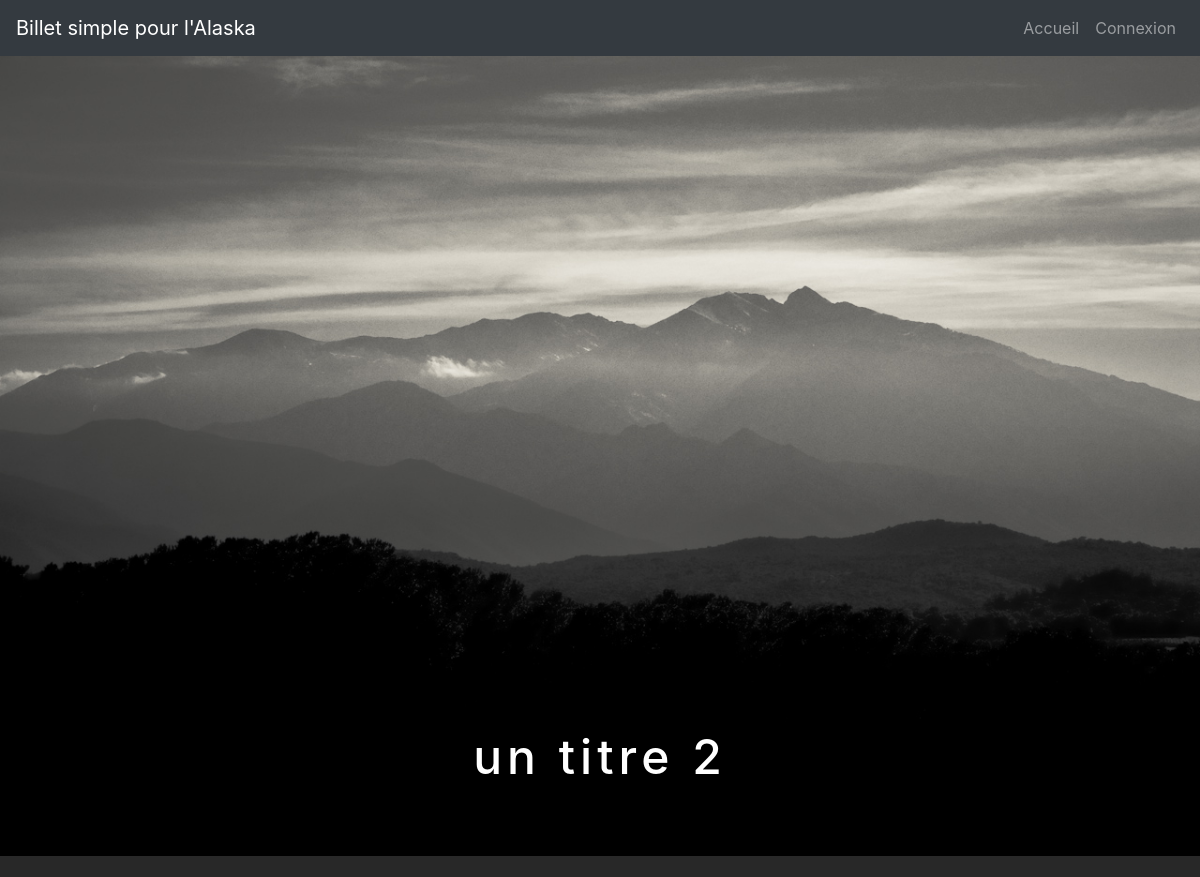
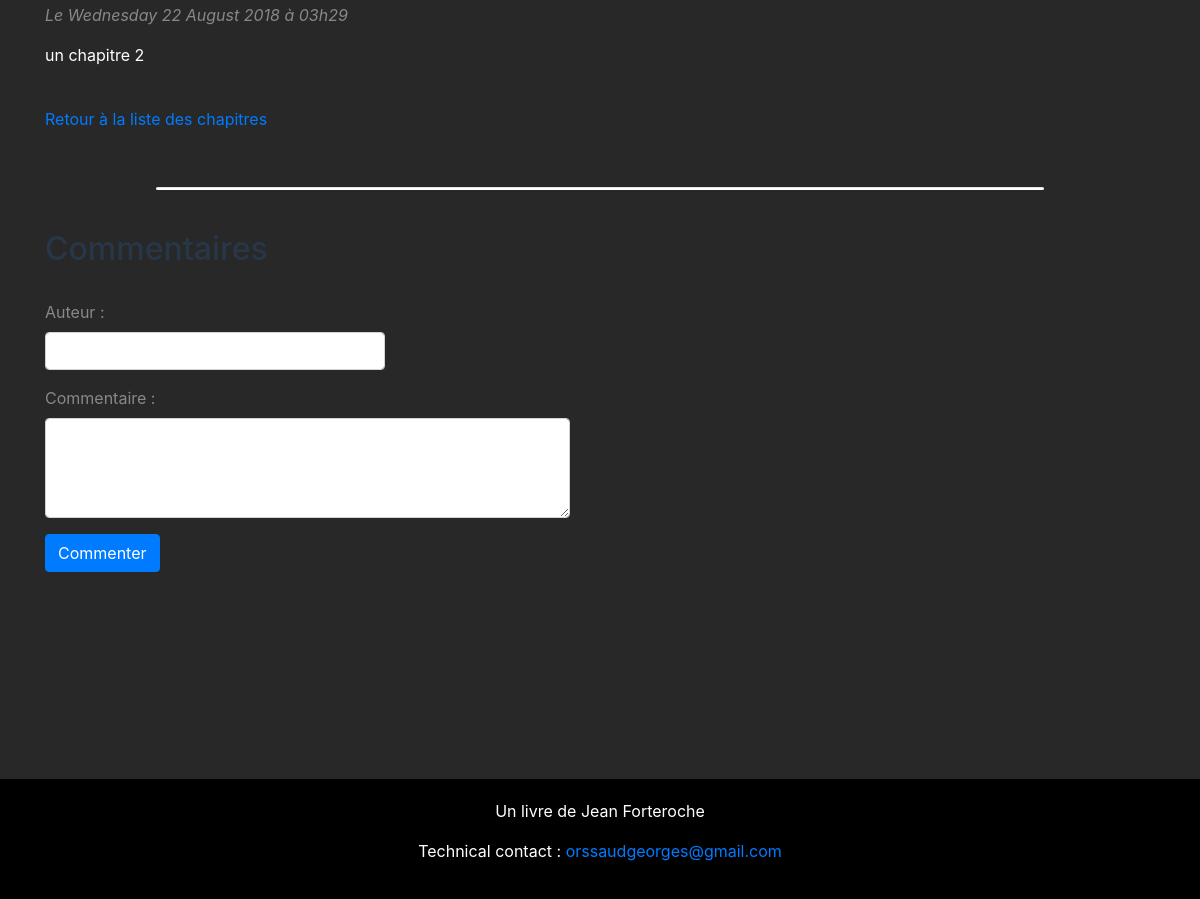
The page /index.php?action=post&id=4 on the database its author committed (2 pictures, top to bottom).
### tables this page shows
CREATE TABLE `chapter` (
  `id` int(11) NOT NULL,
  `title` varchar(255) NOT NULL,
  `chapter_date` datetime NOT NULL,
  `content` text NOT NULL
);

### model/dataBase.php (called while the page is built, shortened)
<?php
class  dataBase{
	private $pdo;
	public function  __construct(){
		require('var/var.php');
		$this->db_name = $db_name;
		$this->db_user = $db_user;
		$this->db_pass = $db_pass;
		$this->db_host = $db_host;
		if($this->pdo === null){
			$pdo = new PDO('mysql:host='.$this->db_host.';dbname='.$this->db_name.';charset=utf8', $this->db_user, $this->db_pass);
			$this->pdo = $pdo;
		}
	}
	public function prepare($statement, $atributes, $one = false){
		$req = $this->pdo->prepare($statement);
    	$req->execute($atributes);
    		if($one){
    			$data = $req->fetch(PDO::FETCH_OBJ);
    		}else{
    			$data = $req->fetchAll(PDO::FETCH_OBJ);
    		}
    	return $data;
	}
}

### model/chapterManager.php (called while the page is built, shortened)
<?php
class chapterManager extends \projet8\dataBase
{
	public function onePost($id){
			$post = $this->prepare('SELECT id, title, content, chapter_date FROM chapter WHERE id = ?', [$id], true);
			return $post;
	}
}

### view/postView.php (the view, shortened to what this page needs)
<div class="container">
  <div class="caption">
    <h3>
    <?= $post->title; ?>
    </h3>
  </div>
  <br>
  <em class="grey"> <?php
        echo strftime('Le %A %d %B %Y &agrave; %Hh%M', strtotime($post->chapter_date));
  ?></em>
  <div class="chapter">
    <p>
      <?= $post->content; ?>
    </p>
  </div>
  <br>
  <p><a href="index.php">Retour à la liste des chapitres</a></p>
  <br>
  <hr class="hrComment rounded">
  <br>
  <div id="comments">
    <h2>Commentaires</h2>
    <br>
    <form action="index.php?action=addComment&amp;id=<?= $post->id; ?>#comments" method="post">
      <div class="form-group">
        <div class="row">
          <div class="col-md-4">
            <label class="grey" for="author">Auteur :</label><br />
            <input class="form-control" type="text" id="author" name="author" required <?php
            if (isset($_SESSION['id']) && isset($_SESSION['account'])){
            echo('value="Jean Forteroche"');
            }
            ?> />
          </div></div>
        </div>
        <div class="row">
          <div class="col-md-6">
            <div class="form-group">
              <label class="grey" for="comment">Commentaire :</label><br />
              <textarea class="form-control" id="comment" name="comment" required></textarea>
            </div></div>
          </div>
          <button type="submit" class="btn btn-primary">Commenter</button>
        </form>
        <br>
      </div>
      <br>
    </div>
    <?php require('view/template/template.php'); ?>

### public/css/style.css (style rules this page uses)
body, html { height: 100%; margin: 0; background-color: #282828; color: white; }
.caption { position: absolute; left: 0; top: 40%; width: 100%; text-align: center; color: #000; }
.grey { color: hsl(0, 0%, 53.3%); }
.row { width: 100%; }
#comment { height: 100px; }
.hrComment { background-color: white; width: 80%; height: 2px; }
h3 { color: white; font-size: 3em; color: #fff; padding: 18px; letter-spacing: 5px; }
.container { min-height: 100%; }
h2 { color: #283747; }

### rows shown on the page
chapter: title "un titre 2", chapter_date "Le Wednesday 22 August 2018 à 03h29", content "un chapitre 2"
